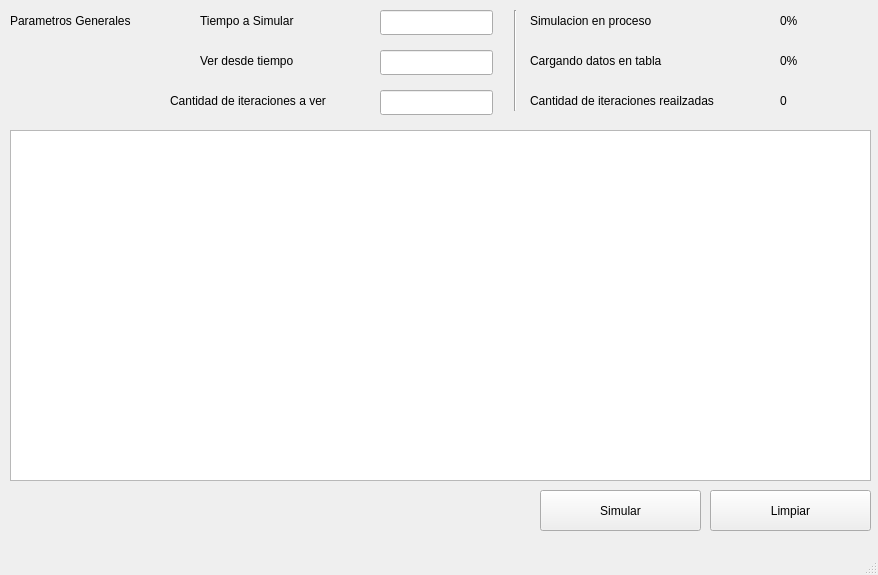
<?xml version="1.0" encoding="UTF-8"?>
<ui version="4.0">
 <class>MainWindow</class>
 <widget class="QMainWindow" name="MainWindow">
  <property name="geometry">
   <rect>
    <x>0</x>
    <y>0</y>
    <width>878</width>
    <height>575</height>
   </rect>
  </property>
  <property name="windowTitle">
   <string>Ventana Supermercado</string>
  </property>
  <widget class="QWidget" name="centralwidget">
   <widget class="QLabel" name="lbl_parametros_generales">
    <property name="enabled">
     <bool>true</bool>
    </property>
    <property name="geometry">
     <rect>
      <x>10</x>
      <y>10</y>
      <width>151</width>
      <height>21</height>
     </rect>
    </property>
    <property name="text">
     <string>Parametros Generales</string>
    </property>
   </widget>
   <widget class="QLabel" name="lbl_tiempo_simular">
    <property name="enabled">
     <bool>true</bool>
    </property>
    <property name="geometry">
     <rect>
      <x>200</x>
      <y>10</y>
      <width>151</width>
      <height>21</height>
     </rect>
    </property>
    <property name="text">
     <string>Tiempo a Simular</string>
    </property>
   </widget>
   <widget class="QLabel" name="lbl_ver_desde_tiempo">
    <property name="enabled">
     <bool>true</bool>
    </property>
    <property name="geometry">
     <rect>
      <x>200</x>
      <y>50</y>
      <width>151</width>
      <height>21</height>
     </rect>
    </property>
    <property name="text">
     <string>Ver desde tiempo</string>
    </property>
   </widget>
   <widget class="QLineEdit" name="tiempo_simular_text_box">
    <property name="geometry">
     <rect>
      <x>380</x>
      <y>10</y>
      <width>113</width>
      <height>25</height>
     </rect>
    </property>
   </widget>
   <widget class="QLineEdit" name="ver_desde_tiempo_txt_box">
    <property name="geometry">
     <rect>
      <x>380</x>
      <y>50</y>
      <width>113</width>
      <height>25</height>
     </rect>
    </property>
   </widget>
   <widget class="QLabel" name="lbl_cant_iteraciones_a_ver">
    <property name="enabled">
     <bool>true</bool>
    </property>
    <property name="geometry">
     <rect>
      <x>170</x>
      <y>90</y>
      <width>201</width>
      <height>21</height>
     </rect>
    </property>
    <property name="text">
     <string>Cantidad de iteraciones a ver</string>
    </property>
   </widget>
   <widget class="QLineEdit" name="ver_desde_tiempo_txt_box_2">
    <property name="geometry">
     <rect>
      <x>380</x>
      <y>90</y>
      <width>113</width>
      <height>25</height>
     </rect>
    </property>
   </widget>
   <widget class="Line" name="line">
    <property name="geometry">
     <rect>
      <x>500</x>
      <y>10</y>
      <width>31</width>
      <height>101</height>
     </rect>
    </property>
    <property name="orientation">
     <enum>Qt::Vertical</enum>
    </property>
   </widget>
   <widget class="QLabel" name="lbl_simulacion_en_proceso">
    <property name="enabled">
     <bool>true</bool>
    </property>
    <property name="geometry">
     <rect>
      <x>530</x>
      <y>10</y>
      <width>161</width>
      <height>21</height>
     </rect>
    </property>
    <property name="text">
     <string>Simulacion en proceso</string>
    </property>
   </widget>
   <widget class="QLabel" name="lbl_cargar_datos_en_tabla">
    <property name="enabled">
     <bool>true</bool>
    </property>
    <property name="geometry">
     <rect>
      <x>530</x>
      <y>50</y>
      <width>181</width>
      <height>21</height>
     </rect>
    </property>
    <property name="text">
     <string>Cargando datos en tabla</string>
    </property>
   </widget>
   <widget class="QLabel" name="lbl_cantidad_iteraciones_realizadas">
    <property name="enabled">
     <bool>true</bool>
    </property>
    <property name="geometry">
     <rect>
      <x>530</x>
      <y>90</y>
      <width>241</width>
      <height>21</height>
     </rect>
    </property>
    <property name="text">
     <string>Cantidad de iteraciones reailzadas</string>
    </property>
   </widget>
   <widget class="QLabel" name="porc_simulacion">
    <property name="enabled">
     <bool>true</bool>
    </property>
    <property name="geometry">
     <rect>
      <x>780</x>
      <y>10</y>
      <width>71</width>
      <height>21</height>
     </rect>
    </property>
    <property name="text">
     <string>0%</string>
    </property>
   </widget>
   <widget class="QLabel" name="porc_carga_en_tabla">
    <property name="enabled">
     <bool>true</bool>
    </property>
    <property name="geometry">
     <rect>
      <x>780</x>
      <y>50</y>
      <width>71</width>
      <height>21</height>
     </rect>
    </property>
    <property name="text">
     <string>0%</string>
    </property>
   </widget>
   <widget class="QLabel" name="lbl_cant_iteraciones">
    <property name="enabled">
     <bool>true</bool>
    </property>
    <property name="geometry">
     <rect>
      <x>780</x>
      <y>90</y>
      <width>71</width>
      <height>21</height>
     </rect>
    </property>
    <property name="text">
     <string>0</string>
    </property>
   </widget>
   <widget class="QTableView" name="tabla_simulacion">
    <property name="geometry">
     <rect>
      <x>10</x>
      <y>130</y>
      <width>861</width>
      <height>351</height>
     </rect>
    </property>
   </widget>
   <widget class="QPushButton" name="btn_simular">
    <property name="geometry">
     <rect>
      <x>540</x>
      <y>490</y>
      <width>161</width>
      <height>41</height>
     </rect>
    </property>
    <property name="text">
     <string>Simular</string>
    </property>
   </widget>
   <widget class="QPushButton" name="btn_limpiar">
    <property name="geometry">
     <rect>
      <x>710</x>
      <y>490</y>
      <width>161</width>
      <height>41</height>
     </rect>
    </property>
    <property name="text">
     <string>Limpiar</string>
    </property>
   </widget>
  </widget>
  <widget class="QMenuBar" name="menubar">
   <property name="geometry">
    <rect>
     <x>0</x>
     <y>0</y>
     <width>878</width>
     <height>22</height>
    </rect>
   </property>
  </widget>
  <widget class="QStatusBar" name="statusbar"/>
 </widget>
 <resources/>
 <connections/>
</ui>
